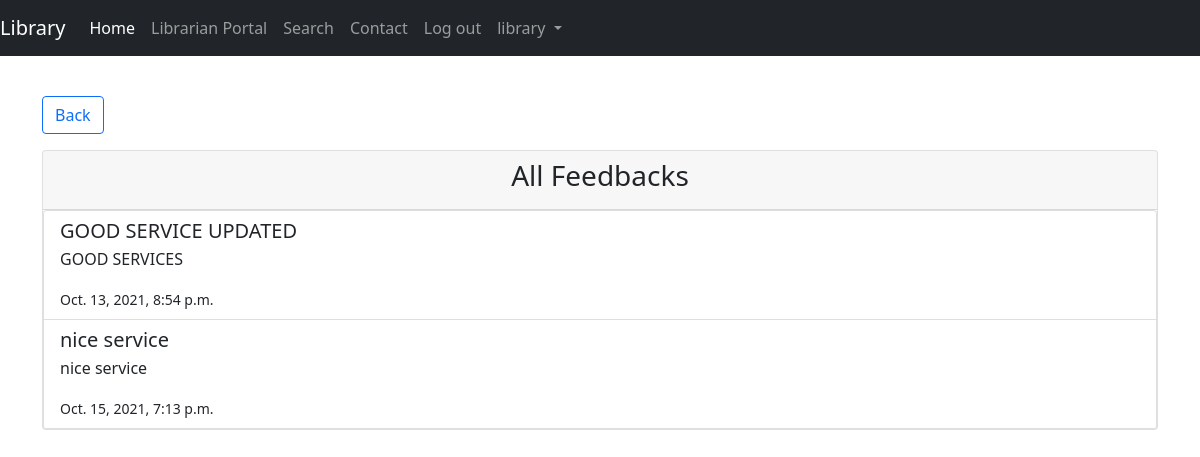
The page /feedback/all/ (signed in) on the database as committed earlier.
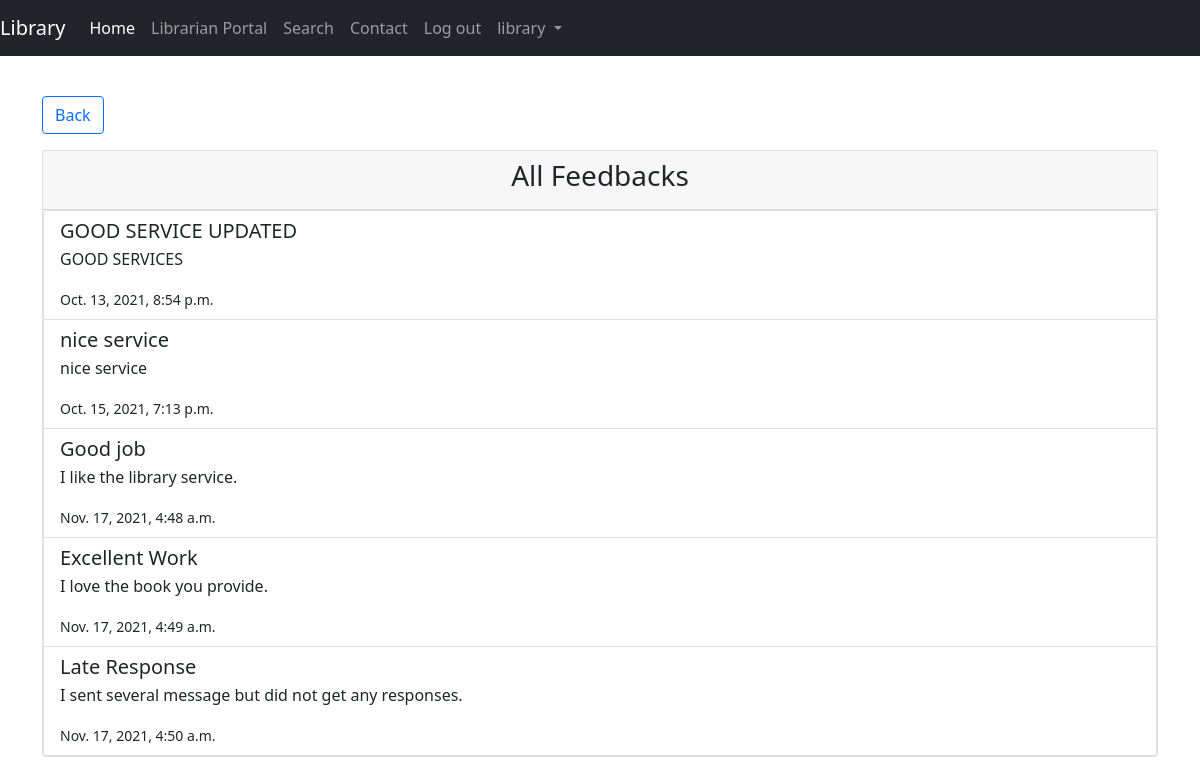
The same page on the database as committed later.
### library/models.py (models this page shows, shortened)
class Feedbacks(models.Model):
    member=models.ForeignKey(LibraryMember, null=False, on_delete=models.CASCADE)
    feedback_title=models.CharField(_('Feedback Title'), max_length=255, default='NoFeedbackTitle')
    feedback_content=models.TextField(_('Feedback'), max_length=2000, default='NoFeedback')
    feedback_datetime=models.DateTimeField(_('Feedbak Datetime'), auto_now_add=True, null=True)
    obs=models.BooleanField(_('OBS'), default=True)

### library/views.py (the view)
# urls.py: path('feedback/all/', views.viewAllFeedback),
@login_required(login_url='/login/')
def viewAllFeedback(request):
    user=User.objects.get(id=request.user.id)
    if user.groups.all()[0].name=="member":
        member=LibraryMember.objects.get(user=user)
        feedbacks=Feedbacks.objects.filter(Q(member=member.id)&Q(obs=True))
    else:
        feedbacks=Feedbacks.objects.all()
    context={
        'feedbacks':feedbacks,
    }
    return render(request, 'library/allfeedback.html', context)

### library/templates/library/allfeedback.html (shortened to what this page needs)
<!DOCTYPE html>
<html lang="en">
<head>
    <link href="https://cdn.jsdelivr.net/npm/bootstrap@5.1.1/dist/css/bootstrap.min.css" rel="stylesheet"
>
    <link rel="stylesheet" href="https://use.fontawesome.com/releases/v5.6.1/css/all.css"
>
</head>
<body>
<div class="container">
    {% include 'library/includes/navbar.html' %}
    <a id="back" href="/librarianpanel/" class="btn btn-outline-primary">Back</a>
    <div class="card">
        <div class="card-header">
            <h3 class="text-center">All Feedbacks</h3>
        </div>
        <div class="list-group">
            {% for feedback in feedbacks %}
            <div class="list-group-item d-flex justify-content-between align-items-start">
                <div class="feedback-item">
                    <div class="feedback-content">
                        <h5 class="mb-1">{{feedback.feedback_title}}</h5>
                        <p class="feedback-content-detail">{{feedback.feedback_content}}</p>
                        <small>{{feedback.feedback_datetime}}</small>
                    </div>
                </div>
            </div>
            {% endfor %}
        </div>
</div>
</body>
</html>

### library/templates/library/includes/navbar.html (shortened to what this page needs)
{% load custom_tags %}
<nav class="navbar navbar-expand-lg navbar-dark bg-dark fixed-top">
    <a class="navbar-brand" href="#">Library</a>
    <div class="collapse navbar-collapse" id="navbarNavAltMarkup">
        <div class="navbar-nav ml-auto">
            <ul class="navbar-nav me-auto mb-2 mb-lg-0">
                <li class="nav-item">
                    <a class="nav-item nav-link active" href="/home/">Home</a>
                </li>
                {% if request.user.groups.all.0.name == "librarian" %}
                <li class="nav-item">
                    <a class="nav-item nav-link" href="/librarianpanel/">Librarian Portal</a>
                </li>
                {% endif %}
                <li class="nav-item">
                    <a class="nav-item nav-link" href="/searchbooks/">Search</a>
                </li>
                <li class="nav-item">
                    <a class="nav-item nav-link" href="/contact/">Contact</a>
                </li>
                {% if user.is_authenticated %}
                <li class="nav-item">
                    <a class="nav-item nav-link" href="/logout/">Log out</a>
                </li>
                {% else %}
                <li class="nav-item">
                    <a class="nav-item nav-link" href="/login/">Login</a>
                </li>
                {% endif %}
                {% if user.is_authenticated %}
                {% if request.user.groups.all.0.name == "member" %}
                <li class="nav-item dropdown">
                    <a class="nav-link dropdown-toggle" href="#" id="navbarDropdown" role="button"
                        data-bs-toggle="dropdown" aria-expanded="false">
                        {{request.user.username}}
                    </a>
                    <ul class="dropdown-menu" aria-labelledby="navbarDropdown">
                        <li><a class="dropdown-item" href="/reset_password/">Change Password</a></li>
                        <li><a class="dropdown-item" href="/editmemberinfo/">Member Info</a></li>
                        <li>
                            <hr class="dropdown-divider">
                        </li><li><a class="dropdown-item" href="/memberpanel/returnedBooks/">Returned Book</a></li>
                    </ul>
                </li>
                <li class="nav-item">
                    {% show_notifications %}
                </li>
                {%else%}
                <li class="nav-item dropdown">
                    <a class="nav-link dropdown-toggle" href="#" id="navbarDropdown" role="button"
                        data-bs-toggle="dropdown" aria-expanded="false">
                        {{request.user.username}}
                    </a>
                </li>
                {% endif %}
                {% endif %}
        </div>
    </div>
</nav>

### library/templates/library/allfeedback.html (style rules this page uses)
.container { margin-top: 6rem; }
#back { margin-bottom: 1rem; }

### library/templates/library/includes/navbar.html (style rules this page uses)
.dropdown { position: relative; display: inline-block; }

Rows that differ between the two databases and show on the page:
added Feedbacks: feedback_title "Good job", feedback_content "I like the library service.", feedback_datetime "Nov. 17, 2021, 4:48 a.m."
added Feedbacks: feedback_title "Excellent Work", feedback_content "I love the book you provide.", feedback_datetime "Nov. 17, 2021, 4:49 a.m."
added Feedbacks: feedback_title "Late Response", feedback_content "I sent several message but did not get any responses.", feedback_datetime "Nov. 17, 2021, 4:50 a.m."
